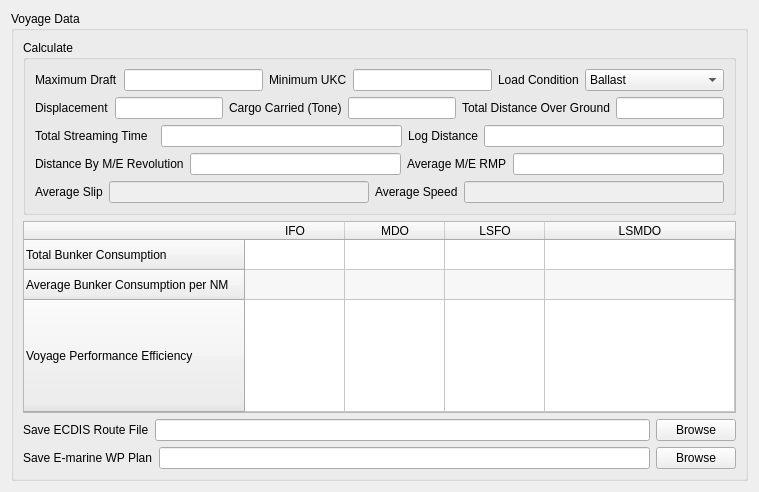
     <widget class="QWidget" name="voyage_data_tab">
      <attribute name="title">
       <string>Voyage Data</string>
      </attribute>
      <layout class="QGridLayout" name="gridLayout_9">
       <item row="0" column="0">
        <widget class="QGroupBox" name="voyageDataGroupBox">
         <property name="title">
          <string>Voyage Data</string>
         </property>
         <layout class="QVBoxLayout" name="verticalLayout_10">
          <item>
           <widget class="QGroupBox" name="groupBox_6">
            <property name="title">
             <string>Calculate</string>
            </property>
            <layout class="QVBoxLayout" name="verticalLayout_9">
             <item>
              <layout class="QHBoxLayout" name="horizontalLayout_3">
               <item>
                <widget class="QLabel" name="label_28">
                 <property name="sizePolicy">
                  <sizepolicy hsizetype="Fixed" vsizetype="Fixed">
                   <horstretch>0</horstretch>
                   <verstretch>0</verstretch>
                  </sizepolicy>
                 </property>
                 <property name="text">
                  <string>Maximum Draft</string>
                 </property>
                </widget>
               </item>
               <item>
                <widget class="QLineEdit" name="minimum_ukc_edit">
                 <property name="sizePolicy">
                  <sizepolicy hsizetype="Preferred" vsizetype="Fixed">
                   <horstretch>0</horstretch>
                   <verstretch>0</verstretch>
                  </sizepolicy>
                 </property>
                </widget>
               </item>
               <item>
                <widget class="QLabel" name="label_29">
                 <property name="sizePolicy">
                  <sizepolicy hsizetype="Fixed" vsizetype="Fixed">
                   <horstretch>0</horstretch>
                   <verstretch>0</verstretch>
                  </sizepolicy>
                 </property>
                 <property name="text">
                  <string>Minimum UKC</string>
                 </property>
                </widget>
               </item>
               <item>
                <widget class="QLineEdit" name="maximum_draft_edit">
                 <property name="sizePolicy">
                  <sizepolicy hsizetype="Preferred" vsizetype="Fixed">
                   <horstretch>0</horstretch>
                   <verstretch>0</verstretch>
                  </sizepolicy>
                 </property>
                </widget>
               </item>
               <item>
                <widget class="QLabel" name="label_30">
                 <property name="sizePolicy">
                  <sizepolicy hsizetype="Fixed" vsizetype="Fixed">
                   <horstretch>0</horstretch>
                   <verstretch>0</verstretch>
                  </sizepolicy>
                 </property>
                 <property name="text">
                  <string>Load Condition</string>
                 </property>
                </widget>
               </item>
               <item>
                <widget class="QComboBox" name="load_condition_combo">
                 <property name="sizePolicy">
                  <sizepolicy hsizetype="Preferred" vsizetype="Fixed">
                   <horstretch>0</horstretch>
                   <verstretch>0</verstretch>
                  </sizepolicy>
                 </property>
                 <item>
                  <property name="text">
                   <string>Ballast</string>
                  </property>
                 </item>
                 <item>
                  <property name="text">
                   <string>Loaded</string>
                  </property>
                 </item>
                </widget>
               </item>
              </layout>
             </item>
             <item>
              <layout class="QHBoxLayout" name="horizontalLayout_4">
               <item>
                <widget class="QLabel" name="label_31">
                 <property name="sizePolicy">
                  <sizepolicy hsizetype="Fixed" vsizetype="Fixed">
                   <horstretch>0</horstretch>
                   <verstretch>0</verstretch>
                  </sizepolicy>
                 </property>
                 <property name="text">
                  <string>Displacement</string>
                 </property>
                </widget>
               </item>
               <item>
                <widget class="QLineEdit" name="displacement_edit">
                 <property name="sizePolicy">
                  <sizepolicy hsizetype="Preferred" vsizetype="Fixed">
                   <horstretch>0</horstretch>
                   <verstretch>0</verstretch>
                  </sizepolicy>
                 </property>
                </widget>
               </item>
               <item>
                <widget class="QLabel" name="label_27">
                 <property name="sizePolicy">
                  <sizepolicy hsizetype="Fixed" vsizetype="Fixed">
                   <horstretch>0</horstretch>
                   <verstretch>0</verstretch>
                  </sizepolicy>
                 </property>
                 <property name="text">
                  <string>Cargo Carried (Tone)</string>
                 </property>
                </widget>
               </item>
               <item>
                <widget class="QLineEdit" name="cargo_shipped">
                 <property name="sizePolicy">
                  <sizepolicy hsizetype="Preferred" vsizetype="Fixed">
                   <horstretch>0</horstretch>
                   <verstretch>0</verstretch>
                  </sizepolicy>
                 </property>
                </widget>
               </item>
               <item>
                <widget class="QLabel" name="label_24">
                 <property name="sizePolicy">
                  <sizepolicy hsizetype="Fixed" vsizetype="Fixed">
                   <horstretch>0</horstretch>
                   <verstretch>0</verstretch>
                  </sizepolicy>
                 </property>
                 <property name="text">
                  <string>Total Distance Over Ground</string>
                 </property>
                </widget>
               </item>
               <item>
                <widget class="QLineEdit" name="total_distance_edit">
                 <property name="sizePolicy">
                  <sizepolicy hsizetype="Preferred" vsizetype="Fixed">
                   <horstretch>0</horstretch>
                   <verstretch>0</verstretch>
                  </sizepolicy>
                 </property>
                </widget>
               </item>
              </layout>
             </item>
             <item>
              <layout class="QHBoxLayout" name="horizontalLayout_7">
               <item>
                <widget class="QLabel" name="label_25">
                 <property name="sizePolicy">
                  <sizepolicy hsizetype="Fixed" vsizetype="Fixed">
                   <horstretch>0</horstretch>
                   <verstretch>0</verstretch>
                  </sizepolicy>
                 </property>
                 <property name="minimumSize">
                  <size>
                   <width>120</width>
                   <height>16</height>
                  </size>
                 </property>
                 <property name="text">
                  <string>Total Streaming Time</string>
                 </property>
                </widget>
               </item>
               <item>
                <widget class="QLineEdit" name="total_streaming_time_edit">
                 <property name="sizePolicy">
                  <sizepolicy hsizetype="Preferred" vsizetype="Fixed">
                   <horstretch>0</horstretch>
                   <verstretch>0</verstretch>
                  </sizepolicy>
                 </property>
                </widget>
               </item>
               <item>
                <widget class="QLabel" name="label_26">
                 <property name="sizePolicy">
                  <sizepolicy hsizetype="Fixed" vsizetype="Preferred">
                   <horstretch>0</horstretch>
                   <verstretch>0</verstretch>
                  </sizepolicy>
                 </property>
                 <property name="text">
                  <string>Log Distance</string>
                 </property>
                </widget>
               </item>
               <item>
                <widget class="QLineEdit" name="log_distance_edit">
                 <property name="sizePolicy">
                  <sizepolicy hsizetype="Preferred" vsizetype="Fixed">
                   <horstretch>0</horstretch>
                   <verstretch>0</verstretch>
                  </sizepolicy>
                 </property>
                </widget>
               </item>
              </layout>
             </item>
             <item>
              <layout class="QHBoxLayout" name="horizontalLayout_10">
               <item>
                <widget class="QLabel" name="label_33">
                 <property name="sizePolicy">
                  <sizepolicy hsizetype="Fixed" vsizetype="Preferred">
                   <horstretch>0</horstretch>
                   <verstretch>0</verstretch>
                  </sizepolicy>
                 </property>
                 <property name="text">
                  <string>Distance By M/E Revolution</string>
                 </property>
                </widget>
               </item>
               <item>
                <widget class="QLineEdit" name="distance_me_revolution_edit">
                 <property name="sizePolicy">
                  <sizepolicy hsizetype="Preferred" vsizetype="Fixed">
                   <horstretch>0</horstretch>
                   <verstretch>0</verstretch>
                  </sizepolicy>
                 </property>
                </widget>
               </item>
               <item>
                <widget class="QLabel" name="label_34">
                 <property name="sizePolicy">
                  <sizepolicy hsizetype="Fixed" vsizetype="Preferred">
                   <horstretch>0</horstretch>
                   <verstretch>0</verstretch>
                  </sizepolicy>
                 </property>
                 <property name="text">
                  <string>Average M/E RMP</string>
                 </property>
                </widget>
               </item>
               <item>
                <widget class="QLineEdit" name="average_me_rmp_edit">
                 <property name="sizePolicy">
                  <sizepolicy hsizetype="Preferred" vsizetype="Fixed">
                   <horstretch>0</horstretch>
                   <verstretch>0</verstretch>
                  </sizepolicy>
                 </property>
                </widget>
               </item>
              </layout>
             </item>
             <item>
              <layout class="QHBoxLayout" name="horizontalLayout_11">
               <item>
                <widget class="QLabel" name="label_32">
                 <property name="sizePolicy">
                  <sizepolicy hsizetype="Fixed" vsizetype="Fixed">
                   <horstretch>0</horstretch>
                   <verstretch>0</verstretch>
                  </sizepolicy>
                 </property>
                 <property name="text">
                  <string>Average Slip</string>
                 </property>
                </widget>
               </item>
               <item>
                <widget class="QLineEdit" name="average_slip_edit">
                 <property name="enabled">
                  <bool>false</bool>
                 </property>
                 <property name="sizePolicy">
                  <sizepolicy hsizetype="Preferred" vsizetype="Fixed">
                   <horstretch>0</horstretch>
                   <verstretch>0</verstretch>
                  </sizepolicy>
                 </property>
                </widget>
               </item>
               <item>
                <widget class="QLabel" name="label_40">
                 <property name="sizePolicy">
                  <sizepolicy hsizetype="Fixed" vsizetype="Fixed">
                   <horstretch>0</horstretch>
                   <verstretch>0</verstretch>
                  </sizepolicy>
                 </property>
                 <property name="text">
                  <string>Average Speed</string>
                 </property>
                </widget>
               </item>
               <item>
                <widget class="QLineEdit" name="average_speed_edit_2">
                 <property name="enabled">
                  <bool>false</bool>
                 </property>
                 <property name="sizePolicy">
                  <sizepolicy hsizetype="Preferred" vsizetype="Fixed">
                   <horstretch>0</horstretch>
                   <verstretch>0</verstretch>
                  </sizepolicy>
                 </property>
                </widget>
               </item>
              </layout>
             </item>
            </layout>
           </widget>
          </item>
          <item>
           <widget class="QTableWidget" name="tableWidget">
            <property name="sizePolicy">
             <sizepolicy hsizetype="Preferred" vsizetype="Preferred">
              <horstretch>0</horstretch>
              <verstretch>0</verstretch>
             </sizepolicy>
            </property>
            <property name="maximumSize">
             <size>
              <width>16777215</width>
              <height>192</height>
             </size>
            </property>
            <property name="alternatingRowColors">
             <bool>true</bool>
            </property>
            <property name="gridStyle">
             <enum>Qt::SolidLine</enum>
            </property>
            <attribute name="horizontalHeaderCascadingSectionResizes">
             <bool>true</bool>
            </attribute>
            <attribute name="horizontalHeaderStretchLastSection">
             <bool>true</bool>
            </attribute>
            <attribute name="verticalHeaderCascadingSectionResizes">
             <bool>true</bool>
            </attribute>
            <attribute name="verticalHeaderStretchLastSection">
             <bool>true</bool>
            </attribute>
            <row>
             <property name="text">
              <string>Total Bunker Consumption</string>
             </property>
            </row>
            <row>
             <property name="text">
              <string>Average Bunker Consumption per NM</string>
             </property>
            </row>
            <row>
             <property name="text">
              <string>Voyage Performance Efficiency</string>
             </property>
            </row>
            <column>
             <property name="text">
              <string>IFO</string>
             </property>
            </column>
            <column>
             <property name="text">
              <string>MDO</string>
             </property>
            </column>
            <column>
             <property name="text">
              <string>LSFO</string>
             </property>
            </column>
            <column>
             <property name="text">
              <string>LSMDO</string>
             </property>
            </column>
            <item row="0" column="0">
             <property name="text">
              <string/>
             </property>
            </item>
           </widget>
          </item>
          <item>
           <layout class="QHBoxLayout" name="horizontalLayout_5">
            <item>
             <widget class="QLabel" name="label_35">
              <property name="sizePolicy">
               <sizepolicy hsizetype="Fixed" vsizetype="Fixed">
                <horstretch>0</horstretch>
                <verstretch>0</verstretch>
               </sizepolicy>
              </property>
              <property name="text">
               <string>Save ECDIS Route File</string>
              </property>
             </widget>
            </item>
            <item>
             <widget class="QLineEdit" name="attach_ecdis_route_file_edit">
              <property name="sizePolicy">
               <sizepolicy hsizetype="Preferred" vsizetype="Fixed">
                <horstretch>0</horstretch>
                <verstretch>0</verstretch>
               </sizepolicy>
              </property>
             </widget>
            </item>
            <item>
             <widget class="QPushButton" name="attach_ecdis_browse_btn">
              <property name="sizePolicy">
               <sizepolicy hsizetype="Fixed" vsizetype="Fixed">
                <horstretch>0</horstretch>
                <verstretch>0</verstretch>
               </sizepolicy>
              </property>
              <property name="text">
               <string>Browse</string>
              </property>
             </widget>
            </item>
           </layout>
          </item>
          <item>
           <layout class="QHBoxLayout" name="horizontalLayout_6">
            <item>
             <widget class="QLabel" name="label_36">
              <property name="sizePolicy">
               <sizepolicy hsizetype="Fixed" vsizetype="Fixed">
                <horstretch>0</horstretch>
                <verstretch>0</verstretch>
               </sizepolicy>
              </property>
              <property name="text">
               <string>Save E-marine WP Plan</string>
              </property>
             </widget>
            </item>
            <item>
             <widget class="QLineEdit" name="attach_wp_plan_edit">
              <property name="sizePolicy">
               <sizepolicy hsizetype="Preferred" vsizetype="Fixed">
                <horstretch>0</horstretch>
                <verstretch>0</verstretch>
               </sizepolicy>
              </property>
             </widget>
            </item>
            <item>
             <widget class="QPushButton" name="attach_wp_plan_browse_btn">
              <property name="sizePolicy">
               <sizepolicy hsizetype="Fixed" vsizetype="Fixed">
                <horstretch>0</horstretch>
                <verstretch>0</verstretch>
               </sizepolicy>
              </property>
              <property name="text">
               <string>Browse</string>
              </property>
             </widget>
            </item>
           </layout>
          </item>
         </layout>
        </widget>
       </item>
      </layout>
     </widget>
